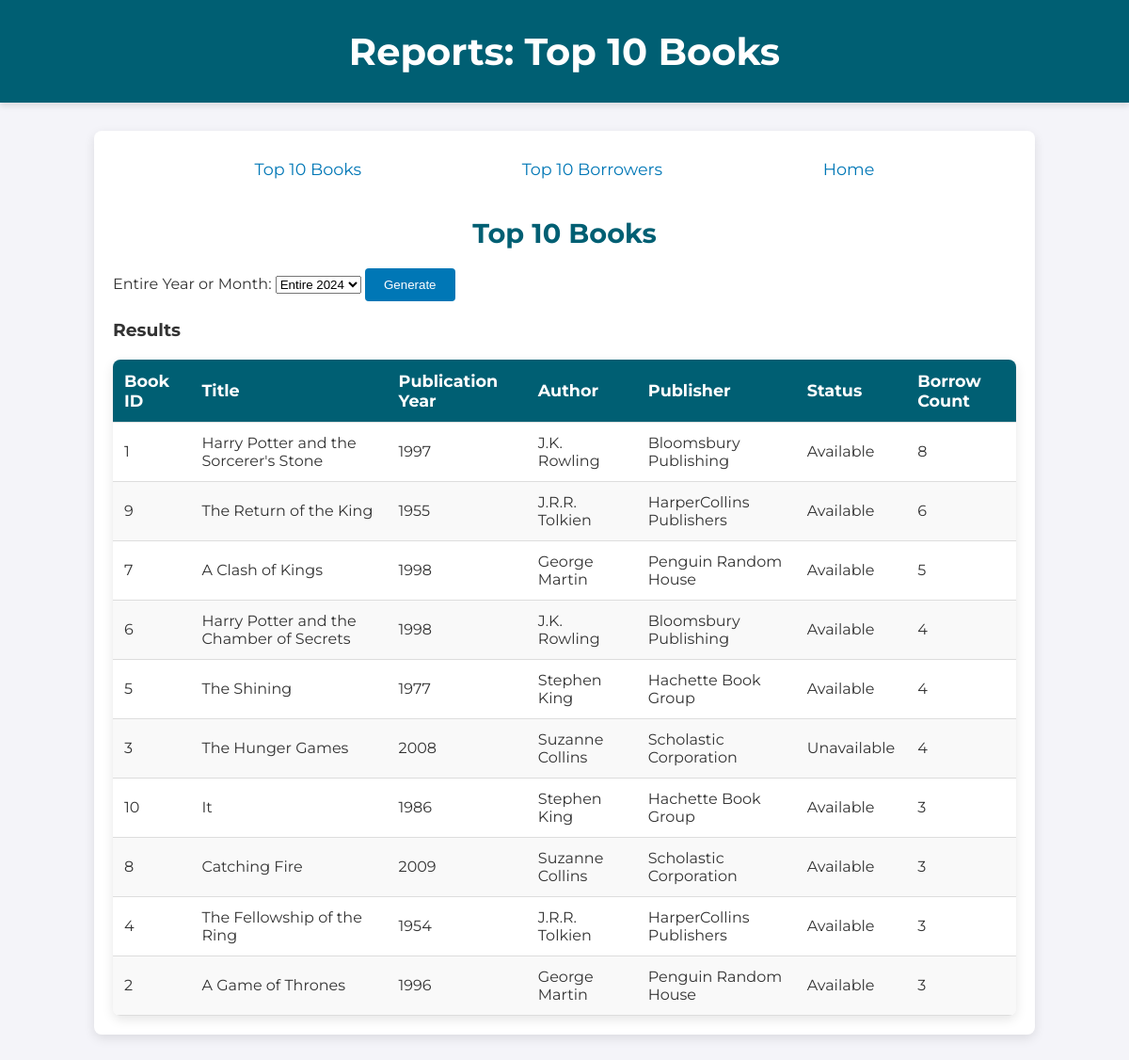
Page /top_books on the committed database.
### tables this page shows
CREATE TABLE Books (
	book_id INT AUTO_INCREMENT UNIQUE PRIMARY KEY,
    title VARCHAR(50),
    publication_year INT,
    publisher_id INT,
    author_id INT,
    availability_status VARCHAR(20) DEFAULT 'Available',
    FOREIGN KEY (publisher_id) REFERENCES Publishers(publisher_id) ON DELETE SET NULL,
	FOREIGN KEY (author_id) REFERENCES Authors(author_id) ON DELETE SET NULL
);

### app.py (the view, shortened to what this page needs)
@app.route("/top_books", methods=["POST", "GET"])
def top_books():
    month = int(request.form.get("month", 0))
    if month == 0:
        query = """
        SELECT b.book_id, b.title, b.publication_year,
               a.first_name AS author_first_name, a.last_name AS author_last_name,
               p.publisher_name, b.availability_status, COUNT(br.book_id) AS borrow_count
        FROM BorrowRecords br
        JOIN Books b ON br.book_id = b.book_id
        JOIN Authors a ON b.author_id = a.author_id
        JOIN Publishers p ON b.publisher_id = p.publisher_id
        WHERE strftime('%Y', br.date_borrowed) = '2024'
        GROUP BY b.book_id
        ORDER BY borrow_count DESC
        LIMIT 10;
        """
        top_books = db.execute(query)
    return render_template("topbookreports.html", top_books=top_books, month=month)

### app.py (called while the page is built)
@app.after_request
def after_request(response):
    response.headers["Cache-Control"] = "no-cache, no-store, must-revalidate"
    response.headers["Expires"] = 0
    response.headers["Pragma"] = "no-cache"
    return response

### templates/topbookreports.html (shortened to what this page needs)
{% extends "reports.html" %}
{% block title %}
Top 10 Books
{% endblock %}
{% block main %}
    <h2>Top 10 Books</h2>
    <form action="/top_books" method="POST">
        <label>Entire Year or Month:
            <select name="month">
                <option value="0" {% if month == 0 %}selected{% endif %}>Entire 2024</option>
            </select>
        </label>
        <button type="submit">Generate</button>
    </form>
    {% if top_books %}
        <h3>Results</h3>
        <table>
            <thead>
                <tr>
                    <th>Book ID</th>
                    <th>Title</th>
                    <th>Publication Year</th>
                    <th>Author</th>
                    <th>Publisher</th>
                    <th>Status</th>
                    <th>Borrow Count</th>
                </tr>
            </thead>
            <tbody>
                {% for book in top_books %}
                    <tr>
                        <td>{{ book.book_id }}</td>
                        <td>{{ book.title }}</td>
                        <td>{{ book.publication_year }}</td>
                        <td>{{ book.author_first_name }} {{ book.author_last_name }}</td>
                        <td>{{ book.publisher_name }}</td>
                        <td>{{ book.availability_status }}</td>
                        <td>{{ book.borrow_count }}</td>
                    </tr>
                {% endfor %}
            </tbody>
        </table>
    {% endif %}
{% endblock %}

### static/styles.css (style rules this page uses)
body { font-family: 'Montserrat', sans-serif; background-color: #f4f4f9; color: #333; margin: 0; padding: 0; }
.container h2 { font-size: 1.8em; color: #005f73; margin-bottom: 20px; text-align: center; }
table { width: 100%; border-collapse: collapse; margin-top: 20px; border-radius: 8px; overflow: hidden; box-shadow: 0 4px 12px rgba(0, 0, 0, 0.1); }
table th, table td { padding: 12px; text-align: left; border-bottom: 1px solid #ddd; }
table th { background-color: #005f73; color: white; font-size: 1.1em; }
table tr:nth-child(even) { background-color: #f9f9f9; }
button { background-color: #0077b6; color: white; padding: 10px 20px; border: none; border-radius: 4px; cursor: pointer; transition: background-color 0.3s ease; }

### rows in the picture
Books: book_id "1", title "Harry Potter and the Sorcerer's Stone", publication_year "1997", author_first_name "J.K.", author_last_name "Rowling", publisher_name "Bloomsbury Publishing", availability_status "Available", borrow_count "8"
Books: book_id "9", title "The Return of the King", publication_year "1955", author_first_name "J.R.R.", author_last_name "Tolkien", publisher_name "HarperCollins Publishers", availability_status "Available", borrow_count "6"
Books: book_id "7", title "A Clash of Kings", publication_year "1998", author_first_name "George", author_last_name "Martin", publisher_name "Penguin Random House", availability_status "Available", borrow_count "5"
Books: book_id "6", title "Harry Potter and the Chamber of Secrets", publication_year "1998", author_first_name "J.K.", author_last_name "Rowling", publisher_name "Bloomsbury Publishing", availability_status "Available", borrow_count "4"
Books: book_id "5", title "The Shining", publication_year "1977", author_first_name "Stephen", author_last_name "King", publisher_name "Hachette Book Group", availability_status "Available", borrow_count "4"
Books: book_id "3", title "The Hunger Games", publication_year "2008", author_first_name "Suzanne", author_last_name "Collins", publisher_name "Scholastic Corporation", availability_status "Unavailable", borrow_count "4"
Books: book_id "10", title "It", publication_year "1986", author_first_name "Stephen", author_last_name "King", publisher_name "Hachette Book Group", availability_status "Available", borrow_count "3"
Books: book_id "8", title "Catching Fire", publication_year "2009", author_first_name "Suzanne", author_last_name "Collins", publisher_name "Scholastic Corporation", availability_status "Available", borrow_count "3"
Books: book_id "4", title "The Fellowship of the Ring", publication_year "1954", author_first_name "J.R.R.", author_last_name "Tolkien", publisher_name "HarperCollins Publishers", availability_status "Available", borrow_count "3"
Books: book_id "2", title "A Game of Thrones", publication_year "1996", author_first_name "George", author_last_name "Martin", publisher_name "Penguin Random House", availability_status "Available", borrow_count "3"
